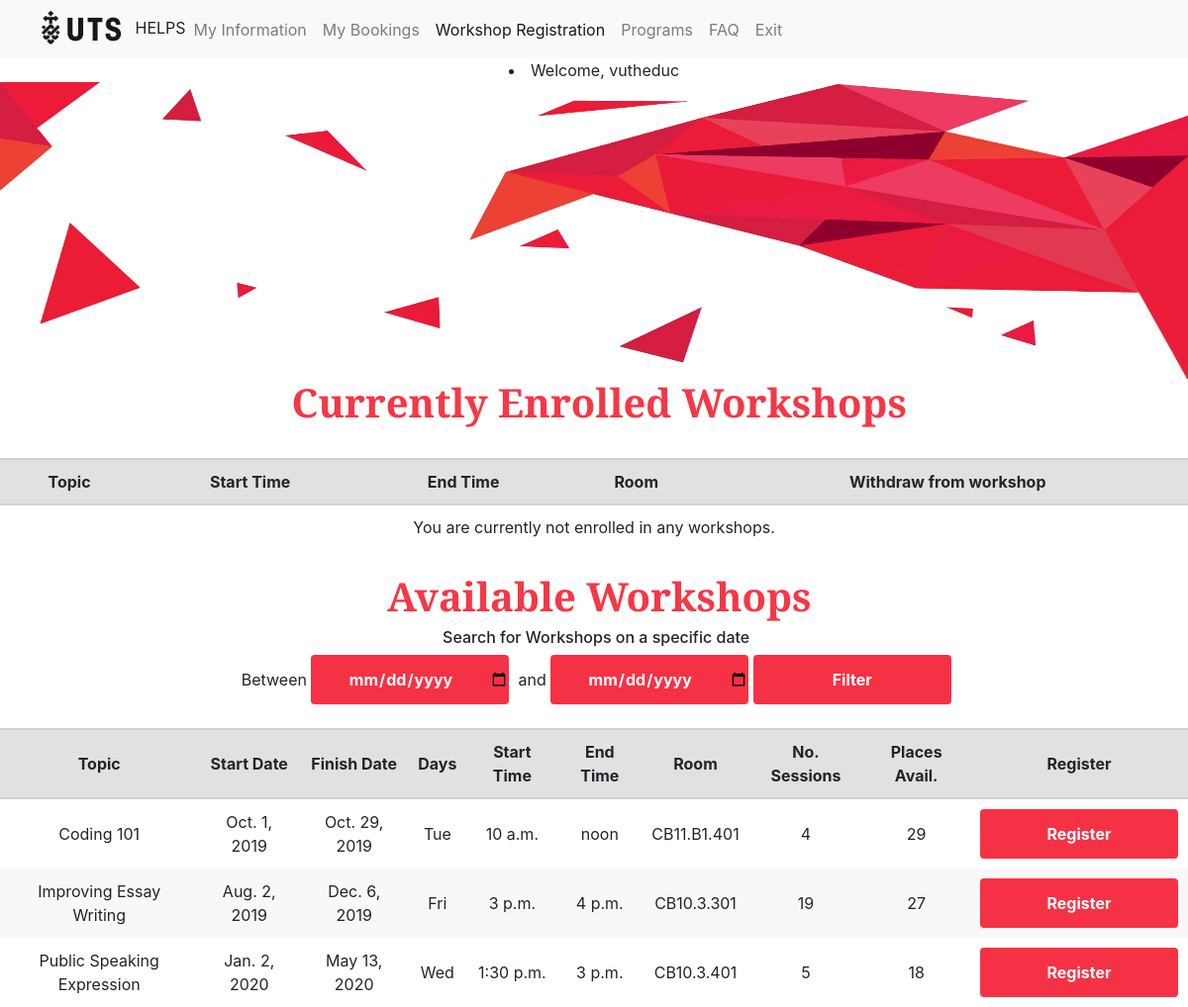
Screenshot of /workshops/ (signed in) with the database file from the repository.
### helps_student/models.py (models this page shows, shortened)
class Workshop(models.Model):
    workshop_ID = models.UUIDField(primary_key=True, default=uuid.uuid4, editable=False)
    title = models.CharField(max_length=20, default="")#
    staff = models.ForeignKey(
        'StaffAccount',
        on_delete=models.CASCADE
    )
    students = models.ManyToManyField('StudentAccount')
    max_students = models.PositiveIntegerField()
    skill_set_name = models.CharField(max_length=64)
    start_date = models.DateField(default=default_start_time)
    end_date = models.DateField(default=default_start_time)
    start_time = models.TimeField(default=default_start_time)
    end_time = models.TimeField(default=default_start_time)
    days = models.CharField(max_length=128, default="")
    no_of_sessions = models.PositiveIntegerField(default=1)
    room = models.CharField(max_length=32)

### helps_student/views.py (the view, shortened to what this page needs)
# urls.py: path('workshops/', views.workshops, name='workshops'),
def workshops(request):
    workshops = Workshop.objects.all()
    student = StudentAccount.objects.all().get(student_id="10000000")
    enrolled_workshops = [workshop for workshop in workshops if student in workshop.students.all()]
    date_context = {'date_filters': []}
    context = {
        **date_context,
        'workshops_page': 'active',
        'enr_workshops': enrolled_workshops,
        'workshops': workshops
    }
    context['workshops_for_js'] = [str(workshop.workshop_ID) for workshop in workshops]
    context['workshops_skills_js'] = [workshop.skill_set_name for workshop in workshops]
    return render(request, 'pages/layouts/workshops.html', context)

### helps_student/models.py (called while the page is built, shortened)
def parse_time_strings(time_string):
    result_list = []
    if time_string == "":
        return None

    def from_db_value(self, value, expression, connection):
        if value is None:
            return value
        return parse_time_strings(value)

### helps_student/templatetags/booking_extras.py (called while the page is built)
@register.filter
def subtract(value, arg) -> int:
    return int(value) - int(arg)

@register.filter
def toString(value) -> str:
    return str(value)

### helps_student/templates/pages/layouts/workshops.html (shortened to what this page needs)
{% extends "pages/layouts/base.html" %}
{% load booking_extras %}
{% block extra_head %}
    {% load static %}
    <link rel="stylesheet" type="text/css" href="{% static 'css/student-workshops.css' %}?version=3">
{% endblock %}
{% block content %}
<h2>Currently Enrolled Workshops</h2>
<table style="width:100%">
    <tr>
        <th>Topic</th>
        <th>Start Time</th>
        <th>End Time</th>
        <th>Room</th>
        <th>Withdraw from workshop</th>
    </tr>
    {% if enr_workshops %}
        {% for workshop in enr_workshops %}
            <tr>
                <td>{{ workshop.skill_set_name }}</td>
                <td>{{ workshop.start_time }}</td>
                <td>{{ workshop.end_time }}</td>
                <td>{{ workshop.room }}</td>
                <td>
                    <form action="/workshops/" method="POST">
                        {% csrf_token %}
                        <input type="hidden" name="withdrawal_id" value="{{ workshop.workshop_ID|toString }}"></input>
                        <input type="submit" name="withdraw_post" value="Withdraw"></input>
                    </form>
                </td>
            </tr>
        {% endfor %}
    {% else %}
        <tr>
            <td colspan="5">You are currently not enrolled in any workshops.</td>
        </tr>
    {% endif %}
</table>
<br>
<h2>Available Workshops</h2>
<div class="filter_form">
    <form action="/workshops/" method="POST">
        <h6>Search for Workshops on a specific date</h6>
        <div class="filter_date">
            <span>Between
                <input name="start_date" type="date">
            </span>
            <span>and
                <input name="end_date" type="date">
            </span>
                <input type="submit" name="filter_post" value="Filter">
        </div>
    </form>
</div>
<table style="width:100%">
    <tr>
        <th>Topic</th>
        <th>Start Date</th>
        <th>Finish Date</th>
        <th>Days</th>
        <th>Start Time</th>
        <th>End Time</th>
        <th>Room</th>
        <th>No. Sessions</th>
        <th>Places Avail.</th>
        <th>Register</th>
    </tr>
    {% if workshops.count > 0 %}
        {% for workshop in workshops %}
            <tr>
                <td>{{ workshop.skill_set_name }}</td>
                <td>{{ workshop.start_date }}</td>
                <td>{{ workshop.end_date }}</td>
                <td>{{ workshop.days }}</td>
                <td>{{ workshop.start_time }}</td>
                <td>{{ workshop.end_time }}</td>
                <td>{{ workshop.room }}</td>
                <td>{{ workshop.no_of_sessions }}</td>
                {% with num_enrolled=workshop.students.count %}
                    <td>{{ workshop.max_students|subtract:num_enrolled }}</td>
                {% endwith %}
                <td>
                    <button id="{{ workshop.workshop_ID|toString }}" class="registerBtn">Register</button>
                </td>
            </tr>
        {% endfor %}
    {% else %}
        <tr>
            <td colspan="10">There are currently no available Workshops.</td>
        </tr>
    {% endif %}
</table>
{% endblock %}

### helps_student/templates/pages/layouts/base.html (shortened to what this page needs)
<!DOCTYPE html>
<html lang="en">
<head>
    {% load static %}
    <link rel="stylesheet" href="https://maxcdn.bootstrapcdn.com/bootstrap/4.0.0/css/bootstrap.min.css">
    {% block extra_head %}{% endblock %}
</head>
<body>
    {% include 'pages/layouts/navbar.html' %}
    {% if user.is_authenticated %}
      <li>Welcome, {{ user.get_username }}</li>
    {% else %}
      <li><a href="{% url 'login'%}?next={{request.path}}">Login</a></li>
    {% endif %}
    <div class="wrapper" style="width:100%">
        <img height=300px width="100%" src="{% static 'images/redbanner.jpg' %}">
    </div>
    {% block content %}{% endblock %}
</body>
</html>

### helps_student/static/css/student-workshops.css (style rules this page uses)
body { text-align: center; }
input, button { background-color: #f53245; color: white; font-weight: bold; text-align: center; width: 200px; height: 50px; border: none; border-radius: 4px; }
h2:before, h6:before, span:before, table:before { content: "\00a0 "; }
th, td { padding: 10px; text-align: center; }
th { background-color: rgb(225, 225, 225); border-top: 2px solid rgb(210, 210, 210); border-bottom: 2px solid rgb(210, 210, 210); }
tr:nth-child(odd) { background-color: rgb(248, 248, 248); }
h2 { font-family: 'Prata', serif; font-size: 40px; font-weight: bold; color: rgb(245, 55, 70); }

### rows the page displays
Workshop: skill_set_name "Coding 101", start_date "Oct. 1, 2019", end_date "Oct. 29, 2019", days "Tue", start_time "10 a.m.", end_time "noon", room "CB11.B1.401", no_of_sessions "4", max_students|subtract "29"
Workshop: skill_set_name "Improving Essay Writing", start_date "Aug. 2, 2019", end_date "Dec. 6, 2019", days "Fri", start_time "3 p.m.", end_time "4 p.m.", room "CB10.3.301", no_of_sessions "19", max_students|subtract "27"
Workshop: skill_set_name "Public Speaking Expression", start_date "Jan. 2, 2020", end_date "May 13, 2020", days "Wed", start_time "1:30 p.m.", end_time "3 p.m.", room "CB10.3.401", no_of_sessions "5", max_students|subtract "18"

### other values shown
{{ user.get_username }} "vutheduc"
